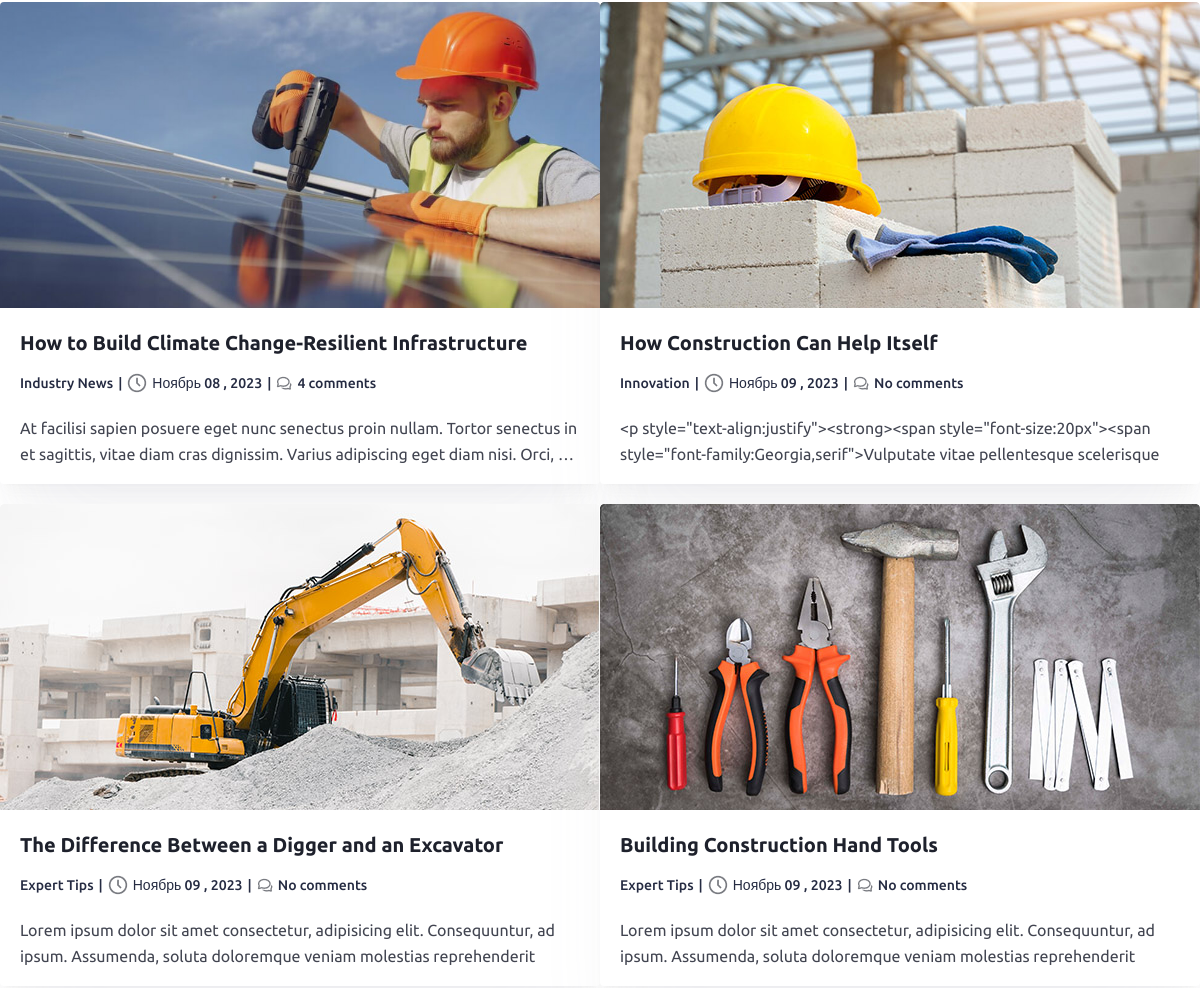
Before: /news/ (middle part) with the older database file.
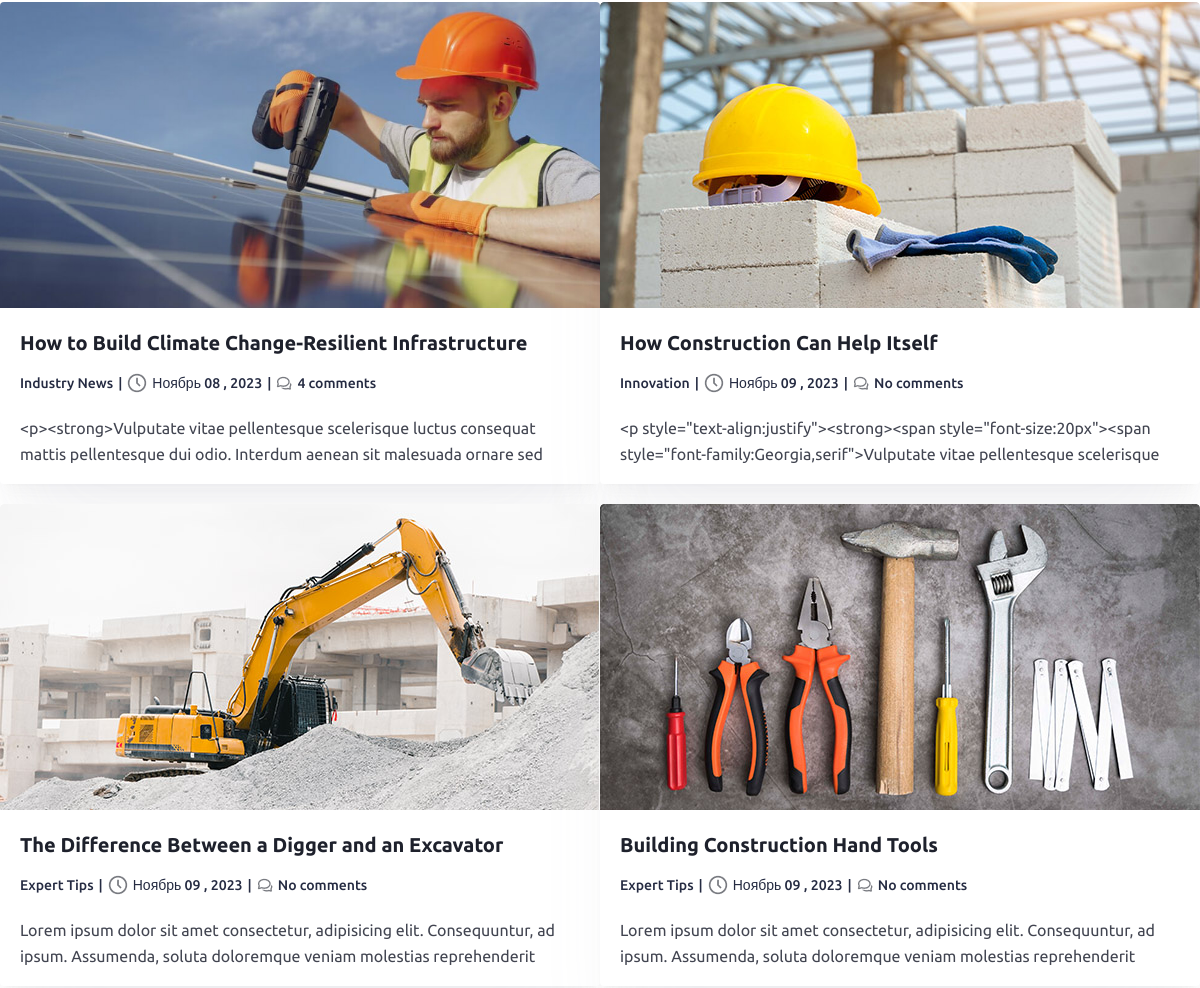
After: the same page with the newer database file.
### news/models.py (models this page shows, shortened)
class NewsModel(models.Model):
    title = models.CharField(max_length=200, verbose_name='Заголовок')
    img = models.ImageField(upload_to='news/%Y/%m/%d/', verbose_name='Главное фото')
    slug = models.SlugField(max_length=200, unique=True, db_index=True, verbose_name='URL-новости')
    content = models.TextField(verbose_name='Контент')
    date_publish = models.DateField(auto_now_add=True, verbose_name='Дата публикации')
    categoryID = models.ForeignKey(CategoryNews,on_delete=models.CASCADE, verbose_name='Тема новости')
    is_published = models.BooleanField(default=True, verbose_name='Публикация')
    def get_absolute_url(self):#Ссылка на url по слагу
        return reverse('newsDetail', kwargs={'slug':self.slug})
    def get_comment_count(self):
        len = self.newscommentsmodefl_set.filter(news__id=self.pk)
        counter = len.count()
        return counter
    class Meta:
        verbose_name = "Новость"
        verbose_name_plural = "Новости"

class CategoryNews(models.Model):
    name = models.CharField(max_length=50, verbose_name='Название категории')
    slug = models.SlugField(max_length=50, unique=True, db_index=True, verbose_name='URL-категории')
    def __str__(self):
        return f'{self.name}'
    class Meta:
        verbose_name = "Категория новостей"
        verbose_name_plural = "Категории новостей"

### news/views.py (the view, shortened to what this page needs)
# urls.py: path('',NewsPage.as_view(), name='news'),#Главная страница - news
class NewsPage(CategoryAll,FormsMixin,ListView):
    model =  NewsModel
    template_name = 'news/newspage.html'
    context_object_name = 'news'
    paginate_by = 4
    queryset = NewsModel.objects.filter(is_published=True).select_related('categoryID')
    def get_context_data(self, **kwargs):
        context = super().get_context_data(**kwargs)
        c_def = self.get_user_context()
        context['title'] = 'News'
        context['header'] = HeaderContent.objects.get(title='NEWS')
        context = dict(list(context.items()) + list(c_def.items()))
        return context

### createx/templatetags/createx_tag.py (called while the page is built)
@register.simple_tag()
def get_soc_links():
    return OurSocLinks.objects.all()

### createx/utils.py (called while the page is built)
    def get_user_context(self,**kwargs):
        context = kwargs
        context['social_links'] = OurSocLinks.objects.all()
        context['AskFromUserForm'] = AskFromUserForm
        context['UserSubscribeForm'] = UserSubscribeForm
        context['DiscussForUserForm'] = DiscussForUserForm
        return context

### news/views.py (called while the page is built)
    def getCategory(self):
        return CategoryNews.objects.all()

### createx/templates/news/newsPage.html (shortened to what this page needs)
{% extends "base.html" %}
{% load createx_tag %}
{% load static %}
{% block content %}
<section class="news_main_block">
	<div class="news_block">
		<div class="news_block_list">
			{% for new in news %}
			<div class="news_item">
				<img src="{{new.img.url}}" alt="{{new.title}}" class="news_item_img">
				<div class="news_info_block">
					<a href="{{ new.get_absolute_url }}" target="_blank">
						<p class="p_20_w700">{{new.title}}</p>
					</a>
					<p class="apInfoP">
						<span>{{new.categoryID}}</span>|
						<img src="{% static 'img/news/Clock.png' %}" alt="">
						<span>{{new.date_publish|date:"F d , Y"}}</span>|
						<img src="{% static 'img/news/Chat.png' %}" alt="">
						{% if new.get_comment_count == 0 %}
						<span>No comments</span>
						{% else %}
						<span>{{ new.get_comment_count }} comments</span>
						{% endif %}
						<p class="p_16_pd_0">{{new.content|truncatechars:160}}</p>
					</p>
				</div>
			</div>
			{% endfor %}
		</div>
	</div>
</section>
{% endblock content %}

Changed rows visible on the page:
changed NewsModel "How to Build Climate Change-Resilient Infrastructure": content "At facilisi sapien posuere eget nunc senectus proin nullam. Tortor senectus in et sagittis, vitae diam cras dignissim. Varius adipiscing eget diam nisi. Orci, …" → "<p><strong>Vulputate vitae pellentesque scelerisque luctus consequat mattis pellentesque dui odio. Interdum aenean sit malesuada ornare sed…"
